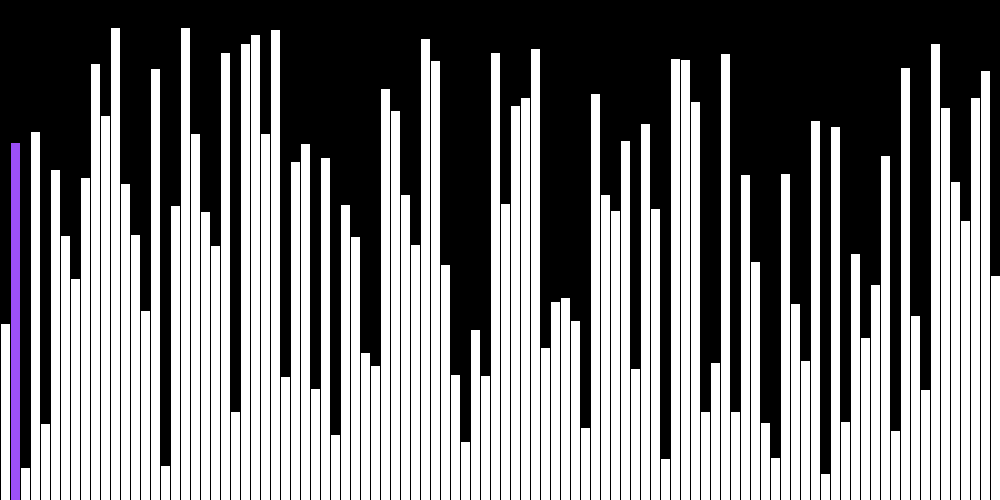
Frame 1 (no input)
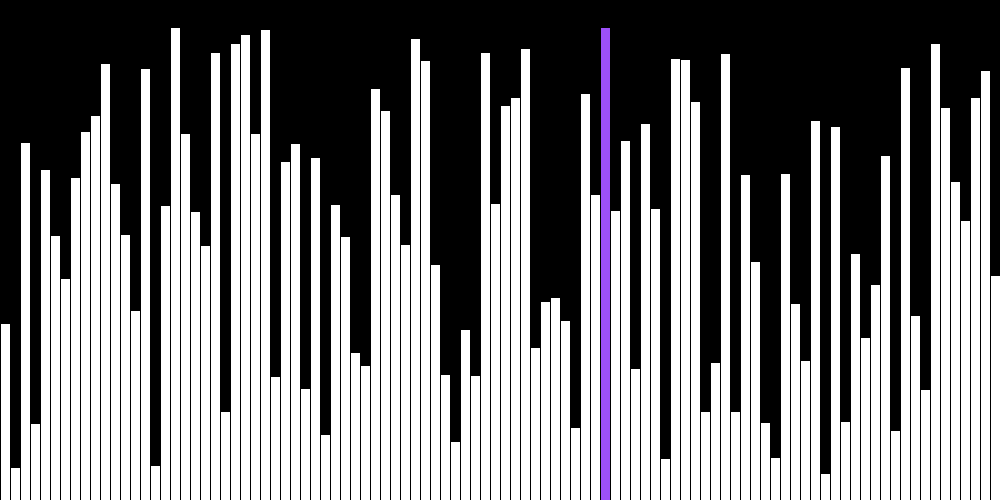
Frame 60 (the mouse pressed at the canvas centre just before this capture)
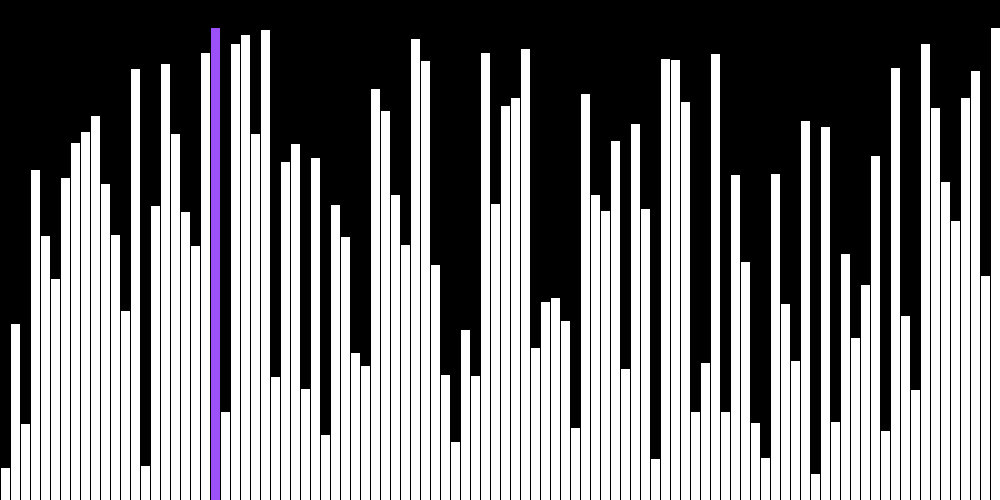
Frame 120 (the mouse held since frame 60 and released just before this capture)

The Processing sketch that drew these frames (run headless with seeded random() and noise(); from frame 60 on, the mouse is pressed at the canvas centre):

// Processing sketch: SimpleBubbleSort
// ── SimpleBubbleSort.pde
//Declare array
float[] values;
int i=0;
int j=0;

void setup() {
  size(1000, 500);
  frameRate(45);
  
  //Initialize array with width of window
  values = new float[width/10];
  
  //Calculate a random height for each line
  for (int i=0; i<values.length; i++) {
    values[i] = random(20, height-10);
  }
  

}

void draw() {
  background(0);
  
  if(i < values.length) {    
    if(values[j] < values[j+1]) {
      float temp = values[j];
      values[j] = values[j+1];
      values[j+1] = temp;
    } 
    
    j++;
    
    if(j >= (values.length-1-i)) {
      j=0;
      i++;
    }
    
  } else {
    //Finished
    noLoop();
  }
  
  
  //Create rectangle height from values
  for (int i=0; i<values.length; i++) {
    fill(#ffffff);
    if(i==j) {
      fill(#9c50f8);
    }
    rect(i*10, height, 10, -(height-values[i]));
  }
}
